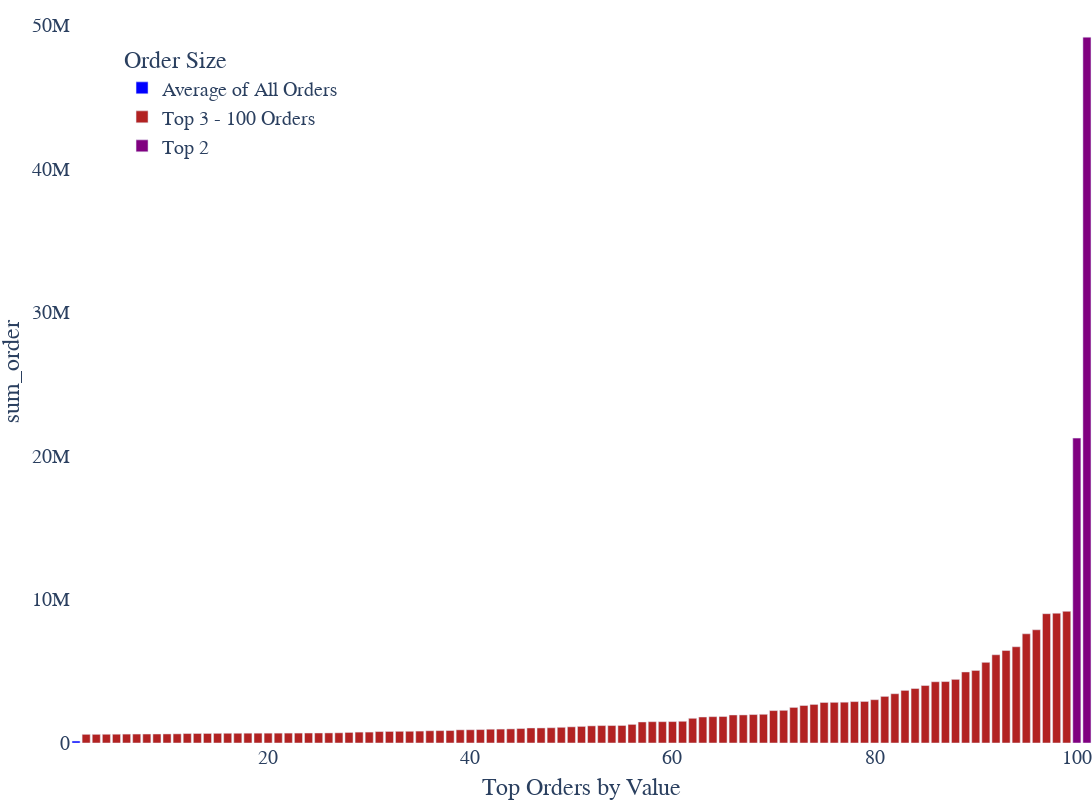

Write notebook code for a chart like this one.
### Code cell
fig1_max = px.bar(df_max_orders, x = (df_max_orders.index + 1), y = 'sum_order', color = 'data_cluster',
    color_discrete_map={'Average of All Orders': 'blue', 'Top 3 - 100 Orders': 'firebrick', 'Top 2': 'purple'})
fig1_max.update_xaxes(
    title_text = 'Top Orders by Value',
    showline = False, showgrid = False
    )
# fig1.update_yaxes(
#     title_text = 'Start Station'
#     )
fig1_max.update_layout(
    plot_bgcolor='rgba(0,0,0,0)',
    width=1800,
    height=800,
    margin={"r":0,"t":0,"l":0,"b":0},
#    showlegend = False,
    font_family = "Switzerland",
    font_size=20,
    legend_title_text='Order Size',
    legend=dict(
#        orientation="h",
        yanchor="top",
        y=0.95,
        xanchor="left",
        x=0.05))
fig1_max.show()

### Figure 1 — Plotly figure (JSON) as saved in the notebook; plotly's stock layout.template omitted (floating-point values rounded to 4 significant figures)
{"data": [{"alignmentgroup": "True", "hovertemplate": "data_cluster=Average of All Orders<br>x=%{x}<br>sum_order=%{y}<extra></extra>", "legendgroup": "Average of All Orders", "marker": {"color": "blue"}, "name": "Average of All Orders", "offsetgroup": "Average of All Orders", "orientation": "v", "showlegend": true, "textposition": "auto", "type": "bar", "x": [1], "xaxis": "x", "y": [136500.0], "yaxis": "y"}, {"alignmentgroup": "True", "hovertemplate": "data_cluster=Top 3 - 100 Orders<br>x=%{x}<br>sum_order=%{y}<extra></extra>", "legendgroup": "Top 3 - 100 Orders", "marker": {"color": "firebrick"}, "name": "Top 3 - 100 Orders", "offsetgroup": "Top 3 - 100 Orders", "orientation": "v", "showlegend": true, "textposition": "auto", "type": "bar", "x": [2, 3, 4, 5, 6, 7, 8, 9, 10, 11, 12, 13, 14, 15, 16, 17, 18, 19, 20, 21, 22, 23, 24, 25, 26, 27, 28, 29, 30, 31, 32, 33, 34, 35, 36, 37, 38, 39, 40, 41, 42, 43, 44, 45, 46, 47, 48, 49, 50, 51, 52, 53, 54, 55, 56, 57, 58, 59, 60, 61, 62, 63, 64, 65, 66, 67, 68, 69, 70, 71, 72, 73, 74, 75, 76, 77, 78, 79, 80, 81, 82, 83, 84, 85, 86, 87, 88, 89, 90, 91, 92, 93, 94, 95, 96, 97, 98, 99], "xaxis": "x", "y": [603300.0, 603600.0, 608700.0, 612600.0, 620400.0, 623400.0, 624600.0, 625700.0, 630400.0, 637400.0, 658700.0, 663100.0, 665100.0, 673400.0, 678200.0, 678600.0, 683100.0, 684400.0, 685700.0, 687500.0, 689500.0, 690400.0, 694800.0, 696200.0, 701500.0, 710200.0, 736000.0, 758700.0, 760600.0, 796700.0, 804900.0, 814100.0, 816700.0, 829800.0, 852500.0, 861600.0, 868300.0, 916900.0, 921700.0, 934560, 960100.0, 969600.0, 982600.0, 1008000.0, 1047000.0, 1048704, 1063000.0, 1094000.0, 1127000.0, 1157000.0, 1193000.0, 1213000.0, 1215000.0, 1221000.0, 1296000.0, 1465000.0, 1485000.0, 1485000.0, 1492000.0, 1513000.0, 1720000.0, 1810000.0, 1834000.0, 1845000.0, 1953000.0, 1955000.0, 1981000.0, 2000000.0, 2258000.0, 2277000.0, 2479000.0, 2612000.0, 2687000.0, 2824000.0, 2834000.0, 2842000.0, 2885000.0, 2895000.0, 3017000.0, 3248000.0, 3433000.0, 3665000.0, 3796000.0, 4005000.0, 4267000.0, 4280000.0, 4433604, 4948000.0, 5055000.0, 5621000.0, 6147000.0, 6443000.0, 6705000.0, 7608000.0, 7887000.0, 9009000.0, 9043000.0, 9171000.0], "yaxis": "y"}, {"alignmentgroup": "True", "hovertemplate": "data_cluster=Top 2<br>x=%{x}<br>sum_order=%{y}<extra></extra>", "legendgroup": "Top 2", "marker": {"color": "purple"}, "name": "Top 2", "offsetgroup": "Top 2", "orientation": "v", "showlegend": true, "textposition": "auto", "type": "bar", "x": [100, 101], "xaxis": "x", "y": [21240000.0, 49180000.0], "yaxis": "y"}], "layout": {"barmode": "relative", "font": {"family": "Switzerland", "size": 20}, "height": 800, "legend": {"title": {"text": "Order Size"}, "tracegroupgap": 0, "x": 0.05, "xanchor": "left", "y": 0.95, "yanchor": "top"}, "margin": {"b": 0, "l": 0, "r": 0, "t": 0}, "plot_bgcolor": "rgba(0,0,0,0)", "width": 1800, "xaxis": {"anchor": "y", "domain": [0, 1], "showgrid": false, "showline": false, "title": {"text": "Top Orders by Value"}}, "yaxis": {"anchor": "x", "domain": [0, 1], "title": {"text": "sum_order"}}}}
